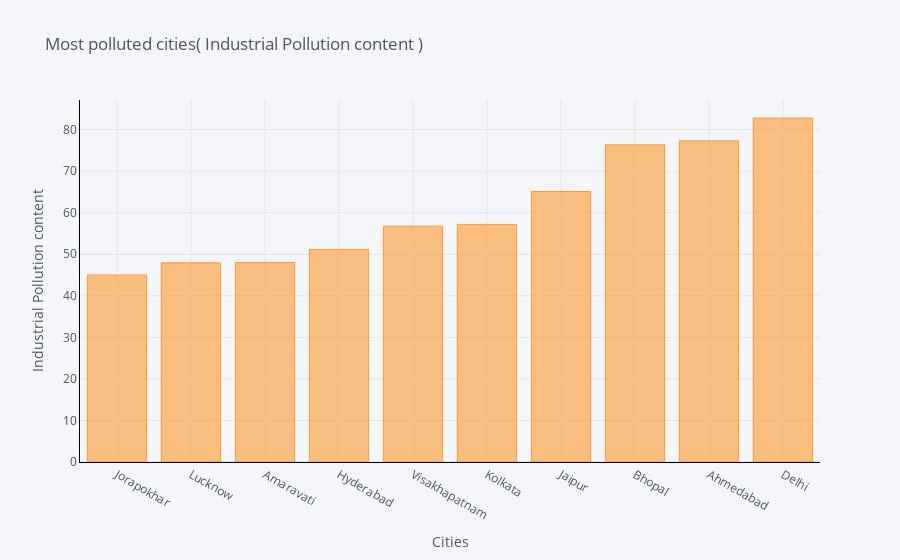
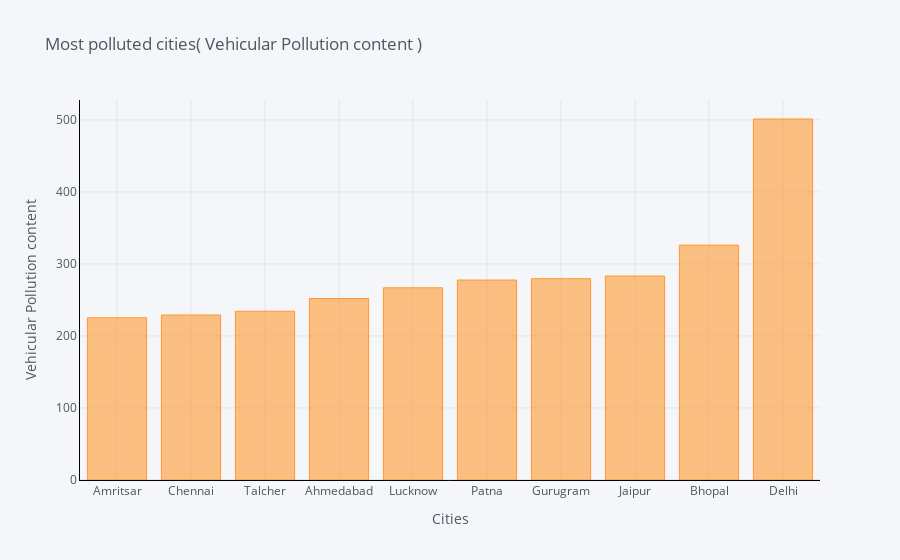

The cell these charts' notebook holds for them, in order:
### Code cell
def max_bar_plot(var):
    x1 = df[['City',var]].groupby(["City"]).median().sort_values(by = var,
    ascending = True).tail(10).iplot(kind='bar', xTitle='Cities',yTitle=var, 
                                     linecolor='black', title='{2} {1} {0}'.format(")",var,' Most polluted cities('))

p1 = max_bar_plot('Industrial Pollution content')
p2 = max_bar_plot('Vehicular Pollution content')

### Figure 1 — Plotly figure (JSON) as saved in the notebook; plotly's stock layout.template omitted (floating-point values rounded to 4 significant figures)
{"data": [{"marker": {"color": "rgba(255, 153, 51, 0.6)", "line": {"color": "rgba(255, 153, 51, 1.0)", "width": 1}}, "name": "Industrial Pollution content", "orientation": "v", "text": "", "type": "bar", "x": ["Jorapokhar", "Lucknow", "Amaravati", "Hyderabad", "Visakhapatnam", "Kolkata", "Jaipur", "Bhopal", "Ahmedabad", "Delhi"], "y": [45.02, 47.94, 48.01, 51.16, 56.77, 57.2, 65.11, 76.34, 77.3, 82.78]}], "layout": {"autosize": true, "legend": {"bgcolor": "#F5F6F9", "font": {"color": "#4D5663"}}, "paper_bgcolor": "#F5F6F9", "plot_bgcolor": "#F5F6F9", "title": {"font": {"color": "#4D5663"}, "text": " Most polluted cities( Industrial Pollution content )"}, "xaxis": {"autorange": true, "gridcolor": "#E1E5ED", "linecolor": "black", "range": [-0.5, 9.5], "showgrid": true, "tickfont": {"color": "#4D5663"}, "title": {"font": {"color": "#4D5663"}, "text": "Cities"}, "type": "category", "zerolinecolor": "#E1E5ED"}, "yaxis": {"autorange": true, "gridcolor": "#E1E5ED", "linecolor": "black", "range": [0, 87.14], "showgrid": true, "tickfont": {"color": "#4D5663"}, "title": {"font": {"color": "#4D5663"}, "text": "Industrial Pollution content"}, "type": "linear", "zerolinecolor": "#E1E5ED"}}}

### Figure 2 — Plotly figure (JSON) as saved in the notebook; plotly's stock layout.template omitted (floating-point values rounded to 4 significant figures)
{"data": [{"marker": {"color": "rgba(255, 153, 51, 0.6)", "line": {"color": "rgba(255, 153, 51, 1.0)", "width": 1}}, "name": "Vehicular Pollution content", "orientation": "v", "text": "", "type": "bar", "x": ["Amritsar", "Chennai", "Talcher", "Ahmedabad", "Lucknow", "Patna", "Gurugram", "Jaipur", "Bhopal", "Delhi"], "y": [225.2, 229.1, 234.4, 252.0, 266.9, 277.7, 279.5, 283.2, 326.2, 501.3]}], "layout": {"autosize": true, "legend": {"bgcolor": "#F5F6F9", "font": {"color": "#4D5663"}}, "paper_bgcolor": "#F5F6F9", "plot_bgcolor": "#F5F6F9", "title": {"font": {"color": "#4D5663"}, "text": " Most polluted cities( Vehicular Pollution content )"}, "xaxis": {"autorange": true, "gridcolor": "#E1E5ED", "linecolor": "black", "range": [-0.5, 9.5], "showgrid": true, "tickfont": {"color": "#4D5663"}, "title": {"font": {"color": "#4D5663"}, "text": "Cities"}, "type": "category", "zerolinecolor": "#E1E5ED"}, "yaxis": {"autorange": true, "gridcolor": "#E1E5ED", "linecolor": "black", "range": [0, 527.7], "showgrid": true, "tickfont": {"color": "#4D5663"}, "title": {"font": {"color": "#4D5663"}, "text": "Vehicular Pollution content"}, "type": "linear", "zerolinecolor": "#E1E5ED"}}}
